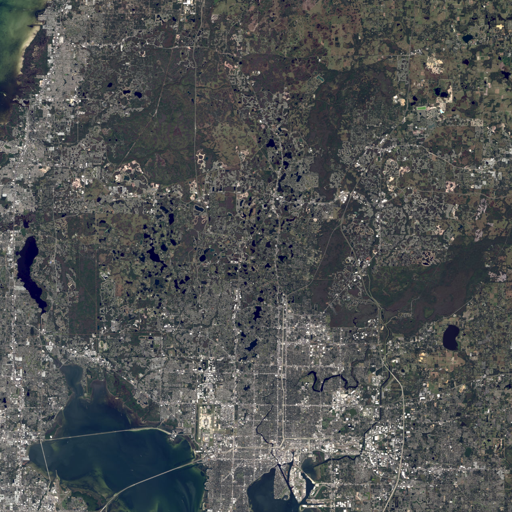
#> input picture Lab1/images/local_test.png, 512 x 512 px
$ jupyter execute algebra.ipynb   (shell and % lines are left out)
#> lines starting #> are read from the running program, lines starting #| are printed output that depends on the picture
# Introduction to Linear Algebra — SVD on images (lab)

In this notebook we explore **SVD (Singular Value Decomposition)** on images.
It runs **locally** (no Google Colab / Google Drive).

Goals:
1. load any local image and compute its SVD,
2. check how many of the largest singular values are enough for a decent reconstruction,
3. check what happens if we **skip the first** components (use the 10th, 11th, …, k+10th),
4. compare satellite scenes of different terrains: forest / urban / ocean.

## 1. Imports

We use `PIL` to load images, `numpy` for matrices/SVD, and `matplotlib` for plots.

[cell 1]
import matplotlib.pyplot as plt
import numpy as np
from pathlib import Path
from PIL import Image

plt.rcParams['figure.figsize'] = (8, 5)

## 2. Helper functions

A color image is converted to **grayscale**, so we can treat it as a 2D matrix `A` of size m×n.
SVD: `A = U Σ Vᵀ`. The rank-k approximation keeps only the `k` largest singular values:

`A_k = U[:, :k] * diag(σ[:k]) * V[:k, :]`

[cell 2]
def load_gray(path, max_side=400):
    '''Load an image, convert to grayscale, optionally downscale for faster SVD.'''
#> called with max_side = 400
    img = Image.open(path).convert('L')
    w, h = img.size
#> w = 512; h = 512
    scale = max_side / max(w, h)
#> scale = 0.781
    if scale < 1:
        img = img.resize((int(w * scale), int(h * scale)), Image.Resampling.LANCZOS)
#> img: PIL image 400x400 L
    return np.asarray(img, dtype=float)


def reconstruct(U, sigma, Vh, j, i):
    '''Reconstruct using singular components with indices from j to i (exclusive).'''
    return (U[:, j:i] * sigma[j:i]) @ Vh[j:i, :]


def relative_error(original, approx):
    return np.linalg.norm(original - approx) / np.linalg.norm(original)


def energy_captured(sigma, k):
    return np.sum(sigma[:k] ** 2) / np.sum(sigma ** 2)

## 3. Test on any local image

The path points to a file in `images/`. Change it to any image on your disk.

[cell 3]
IMG_DIR = Path('images')
LOCAL_IMG = IMG_DIR / 'local_test.png'

imgmat = load_gray(LOCAL_IMG)
print('shape:', imgmat.shape)
#| shape: (400, 400)

plt.imshow(imgmat, cmap='gray')
plt.title(f'Original grayscale: {LOCAL_IMG.name}')
plt.axis('off')
plt.show()

### SVD — reconstruction with 1 component

The first (largest) singular value usually carries most of the image energy —
overall contrast / brightness / coarse structure.

[cell 4]
U, sigma, Vh = np.linalg.svd(imgmat, full_matrices=False)
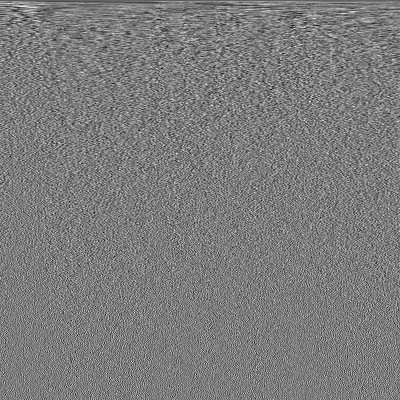
#> Vh: shape (400, 400) float64; min -0.23, max 0.24, mean -0.000145; drawn with min black and max white
#> sigma = 400 values, max 32881.8 at index 0, min 0.116 at index 399, mean 423.9
print('U:', U.shape, '| sigma:', sigma.shape, '| Vh:', Vh.shape)
#| U: (400, 400) | sigma: (400,) | Vh: (400, 400)

reconst = reconstruct(U, sigma, Vh, 0, 1)
plt.imshow(reconst, cmap='gray')
plt.title('Reconstruction with k=1')
plt.axis('off')
plt.show()

### Singular value spectrum (`sigma`)

Observation: `sigma` usually **decays quickly**. The first values are large, later ones get smaller —
that is why low-rank compression works.

[cell 5]
plt.figure(figsize=(10, 4))
plt.subplot(1, 2, 1)
plt.plot(sigma)
plt.title('Singular values σ')
plt.xlabel('index')
plt.ylabel('σ_i')
plt.grid(True, alpha=0.3)

plt.subplot(1, 2, 2)
plt.semilogy(sigma)
plt.title('Singular values (log scale)')
plt.xlabel('index')
plt.ylabel('log σ_i')
plt.grid(True, alpha=0.3)
plt.tight_layout()
plt.show()
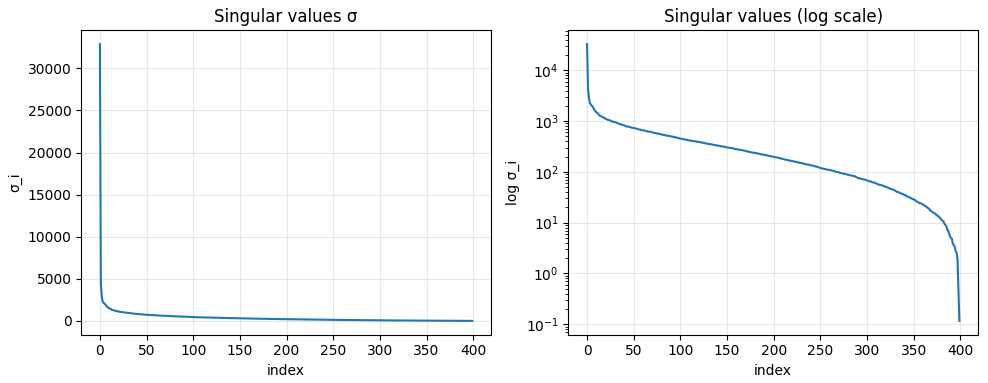
#> figure drawn by matplotlib, 2 panels; panel 1: curve peaks at x = 0, y = 32881.8; panel 2: curve peaks at x = 0, y = 32881.8

cum = np.cumsum(sigma ** 2) / np.sum(sigma ** 2)
#> cum = 400 values from 0.897 to 1
for thr in (0.90, 0.95, 0.99):
    k = int(np.searchsorted(cum, thr) + 1)
    print(f'k needed for {int(thr*100)}% energy: {k}')
#> this loop made 3 passes
#> k on passes 1 to 3: 2, 16, 101
#| k needed for 90% energy: 2
#| k needed for 95% energy: 16
#| k needed for 99% energy: 101

### How many components are enough? Compare different `k`

Larger `k` improves quality, but the gain quickly diminishes.

[cell 6]
ks = [1, 5, 10, 20, 50, 70, 100]
fig, axes = plt.subplots(2, 4, figsize=(12, 6))
axes = axes.ravel()

axes[0].imshow(imgmat, cmap='gray')
axes[0].set_title('original')
axes[0].axis('off')

for ax, k in zip(axes[1:], ks):
    approx = reconstruct(U, sigma, Vh, 0, k)
    err = relative_error(imgmat, approx)
    ax.imshow(approx, cmap='gray')
    ax.set_title(f'k={k}\nerr={err:.3f}')
    ax.axis('off')
#> this loop made 7 passes
#> err on passes 1 to 7: 0.322, 0.269, 0.243, 0.212, 0.156, 0.131, 0.1

plt.tight_layout()
plt.show()

## 4. Key question: largest `k` vs skipping the first 10

Instead of using `σ_1 … σ_k`, we use `σ_11 … σ_{k+10}` (that is `j=10`, `i=k+10`).

**Hypothesis before the experiment:** this should be WORSE, because we discard the components with the largest energy.

[cell 7]
k = 70
best = reconstruct(U, sigma, Vh, 0, k)           # largest k
shifted = reconstruct(U, sigma, Vh, 10, k + 10)  # 10 .. k+10
#> in reconstruct (call 10), `return (U[:, j:i] * sigma[j:i]) @ Vh[j:i, :]`:
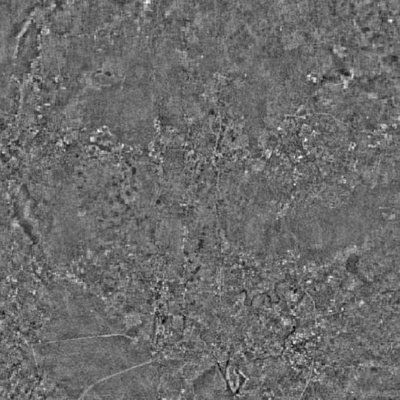
#> returned value: shape (400, 400) float64; min -103.6, max 141.1, mean 0; drawn with min black and max white

fig, axes = plt.subplots(1, 3, figsize=(12, 4))
axes[0].imshow(imgmat, cmap='gray')
axes[0].set_title('original')
axes[0].axis('off')

axes[1].imshow(best, cmap='gray')
axes[1].set_title(f'top k={k}\nerr={relative_error(imgmat, best):.3f}')
axes[1].axis('off')

axes[2].imshow(shifted, cmap='gray')
axes[2].set_title(f'skip first 10 (10..{k+10})\nerr={relative_error(imgmat, shifted):.3f}')
axes[2].axis('off')

plt.tight_layout()
plt.show()

print('Conclusion: skipping the largest σ ruins the image — we do NOT get better quality.')

## 5. Satellite images of different terrains

We compare: **forest / urban / ocean**.
Paths point to real NASA / USGS satellite images in `images/`
(you can also replace them with your own images from previous courses).

Sources (public domain / NASA — details in `IMAGE_SOURCES.md`):
- forest: Amazon rainforest, MODIS / NASA
- urban: Tampa Bay, Landsat 8 natural-color composite (USGS/NASA)
- ocean: Atlantic phytoplankton bloom off Brittany, MODIS / NASA Aqua

[cell 8]
terrain_paths = {
    'forest': IMG_DIR / 'forest.jpg',
    'urban':  IMG_DIR / 'urban.jpg',
    'ocean':  IMG_DIR / 'ocean.jpg',
}

fig, axes = plt.subplots(1, 3, figsize=(12, 4))
for ax, (name, path) in zip(axes, terrain_paths.items()):
    A = load_gray(path)
#> call 2 of load_gray, with max_side = 400
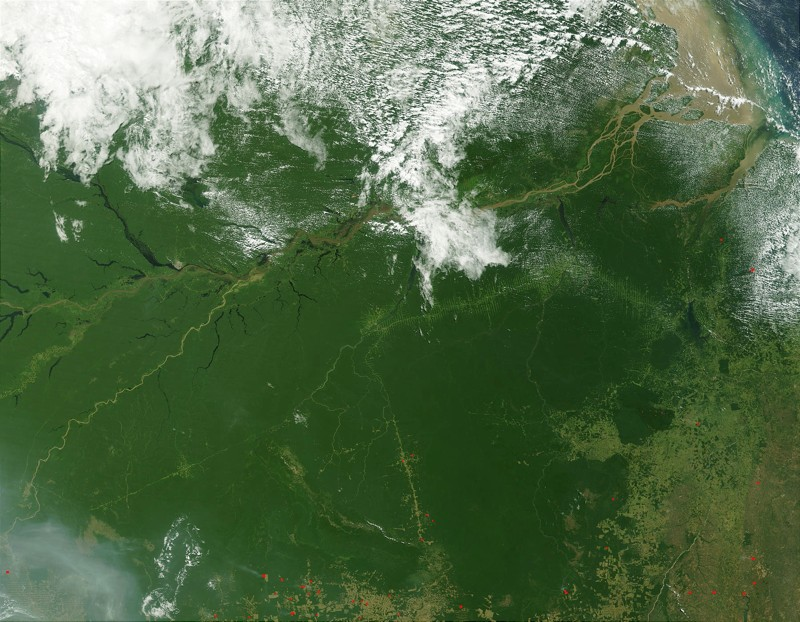
#> input picture Lab1/images/forest.jpg, 800 x 622 px
#> in load_gray (call 2), `img = Image.open(path).convert('L')`:
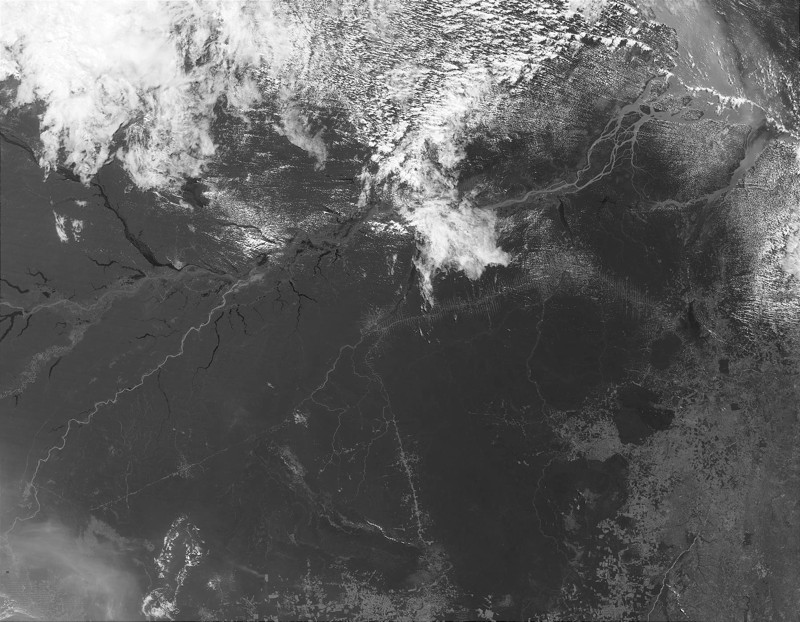
#> img: PIL image 800x622 L; min 11, max 255, mean 95.4
    ax.imshow(A, cmap='gray')
    ax.set_title(f'{name}\n{A.shape}')
    ax.axis('off')
#> pass 2 of the loop `for ax, (name, path) in zip(axes, terrain_paths.items()):`:
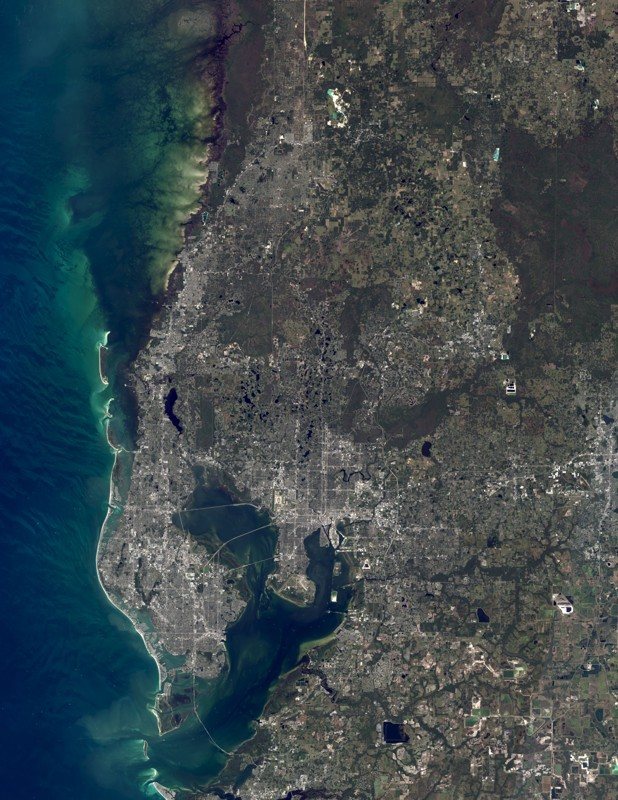
#> input picture Lab1/images/urban.jpg, 618 x 800 px
#> pass 3 of the loop `for ax, (name, path) in zip(axes, terrain_paths.items()):`:
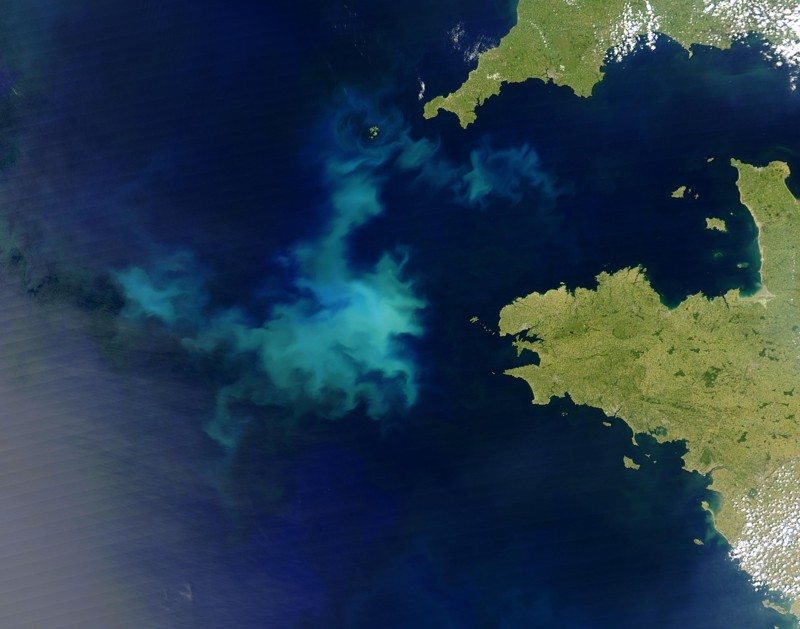
#> input picture Lab1/images/ocean.jpg, 800 x 629 px
plt.tight_layout()
plt.show()

[cell 9]
ks = [1, 5, 10, 20, 50, 100]
summary = []

for name, path in terrain_paths.items():
    A = load_gray(path)
    U_t, s_t, Vh_t = np.linalg.svd(A, full_matrices=False)
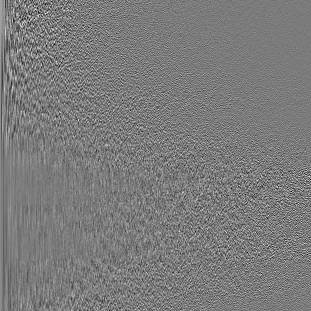
#> U_t: shape (311, 311) float64; min -0.329, max 0.35, mean 8.16e-05; drawn with min black and max white
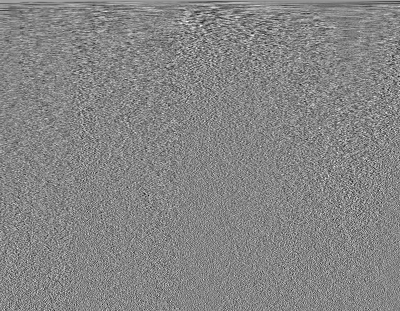
#> Vh_t: shape (311, 400) float64; min -0.279, max 0.254, mean 0.000173; drawn with min black and max white
#> s_t = 311 values, max 37006.7 at index 0, min 9.71 at index 310, mean 410.6
    cum = np.cumsum(s_t ** 2) / np.sum(s_t ** 2)
#> cum = 311 values from 0.921 to 1
    k90 = int(np.searchsorted(cum, 0.90) + 1)
#> k90 = 1
    k95 = int(np.searchsorted(cum, 0.95) + 1)
#> k95 = 3
    k99 = int(np.searchsorted(cum, 0.99) + 1)
#> k99 = 32

    k_err10 = k_err05 = None
    for k in range(1, len(s_t) + 1):
        err = relative_error(A, reconstruct(U_t, s_t, Vh_t, 0, k))
        if k_err10 is None and err < 0.10:
            k_err10 = k
        if k_err05 is None and err < 0.05:
            k_err05 = k
            break
#> this loop made 88 passes
#> (err, k_err10) on pass 32: (0.0989, 32)
#> (err, k_err05) on pass 88: (0.0498, 88)
#> after the loop, k_err05 = 88; k_err10 = 32

    summary.append((name, A.shape, k90, k95, k99, k_err10, k_err05))

    fig, axes = plt.subplots(2, 4, figsize=(12, 6))
    axes = axes.ravel()
    axes[0].imshow(A, cmap='gray')
    axes[0].set_title(f'{name} original')
    axes[0].axis('off')

    for ax, k in zip(axes[1:], ks):
        approx = reconstruct(U_t, s_t, Vh_t, 0, k)
        ax.imshow(approx, cmap='gray')
        ax.set_title(f'k={k}\nerr={relative_error(A, approx):.3f}')
        ax.axis('off')
#> this loop made 6 passes
#> pass 1, `approx = reconstruct(U_t, s_t, Vh_t, 0, k)`:
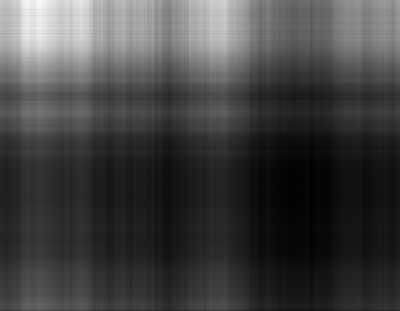
#> approx: shape (311, 400) float64; min 38.59, max 256.8, mean 95; drawn with min black and max white

    skip = reconstruct(U_t, s_t, Vh_t, 10, 60)
    axes[-1].imshow(skip, cmap='gray')
    axes[-1].set_title(f'skip10 (10..60)\nerr={relative_error(A, skip):.3f}')
    axes[-1].axis('off')
    plt.suptitle(name)
    plt.tight_layout()
    plt.show()
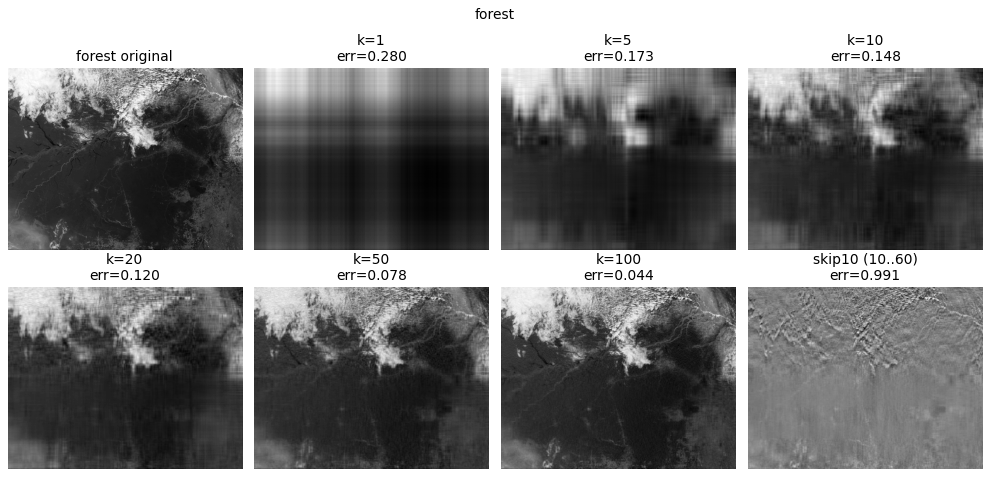
#> figure drawn by matplotlib, 8 panels

    plt.figure(figsize=(8, 3))
    plt.semilogy(s_t)
    plt.title(f'{name}: singular values (log)')
    plt.xlabel('index')
    plt.ylabel('σ')
    plt.grid(True, alpha=0.3)
    plt.show()
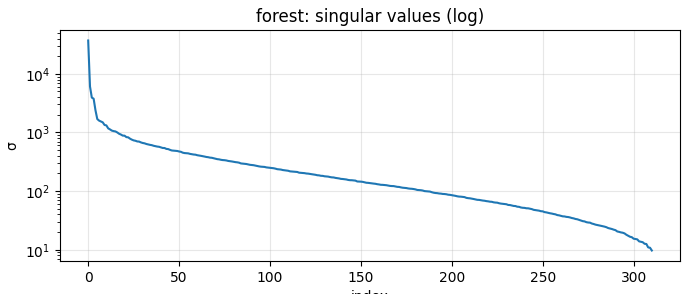
#> figure drawn by matplotlib, 1 panel; curve peaks at x = 0, y = 37006.7
#> pass 2 of the loop `for name, path in terrain_paths.items():`:
#> U_t: shape (400, 309) float64
#> `U_t, s_t, Vh_t = np.linalg.svd(A, full_matrices=False)`:
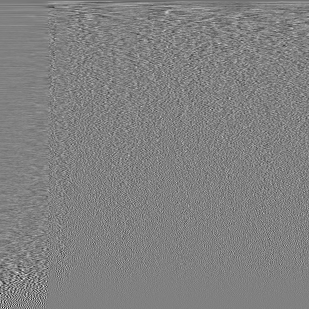
#> Vh_t: shape (309, 309) float64; min -0.487, max 0.475, mean -0.000122; drawn with min black and max white
#> s_t = 309 values, max 25169.5 at index 0, min 4.03 at index 308, mean 372.5
#> `cum = np.cumsum(s_t ** 2) / np.sum(s_t ** 2)`: cum = 309 values from 0.9 to 1
#> k90 = 2
#> k95 = 9
#> k99 = 78
#> the loop `for k in range(1, len(s_t) + 1):` made 142 passes
#> (err, k_err10) on pass 78: (0.099, 78)
#> after the loop `for k in range(1, len(s_t) + 1):`: k_err05 = 142; k_err10 = 78
#> skip: shape (400, 309) float64
#> `plt.show()`:
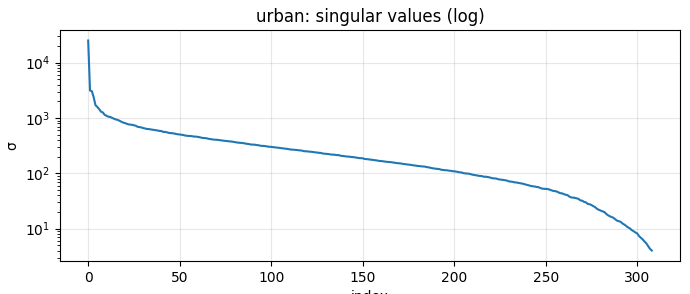
#> figure drawn by matplotlib, 1 panel; curve peaks at x = 0, y = 25169.5
#> pass 3 of the loop `for name, path in terrain_paths.items():`:
#> U_t: shape (314, 314) float64
#> Vh_t: shape (314, 400) float64
#> s_t = 314 values, max 21918.8 at index 0, min 2.38 at index 313, mean 278.6
#> `cum = np.cumsum(s_t ** 2) / np.sum(s_t ** 2)`: cum = 314 values from 0.816 to 1
#> k90 = 3
#> k95 = 6
#> k99 = 32
#> the loop `for k in range(1, len(s_t) + 1):` made 73 passes
#> (err, k_err10) on pass 32: (0.0983, 32)
#> after the loop `for k in range(1, len(s_t) + 1):`: k_err05 = 73; k_err10 = 32
#> the loop `for ax, k in zip(axes[1:], ks):` made 6 passes
#> pass 3, `approx = reconstruct(U_t, s_t, Vh_t, 0, k)`:
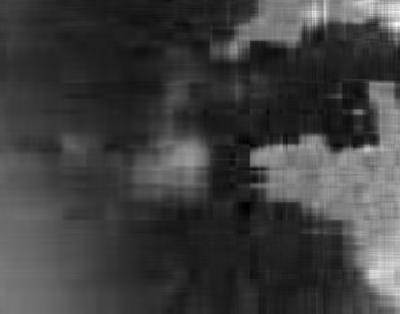
#> approx: shape (314, 400) float64; min -11.62, max 249.3, mean 53.5; drawn with min black and max white

print('name | shape | k90% | k95% | k99% | k(err<0.1) | k(err<0.05)')
for row in summary:
    print(f'{row[0]:7s} | {row[1]} | {row[2]:4d} | {row[3]:4d} | {row[4]:4d} | {row[5]:10} | {row[6]}')
#> this loop made 3 passes
#> row on passes 1 to 3: ('forest', (311, 400), 1, 3, 32, 32, 88), ('urban', (400, 309), 2, 9, 78, 78, 142), ('ocean', (314, 400), 3, 6, 32, 32, 73)
#| forest  | (311, 400) |    1 |    3 |   32 |         32 | 88
#| urban   | (400, 309) |    2 |    9 |   78 |         78 | 142
#| ocean   | (314, 400) |    3 |    6 |   32 |         32 | 73
